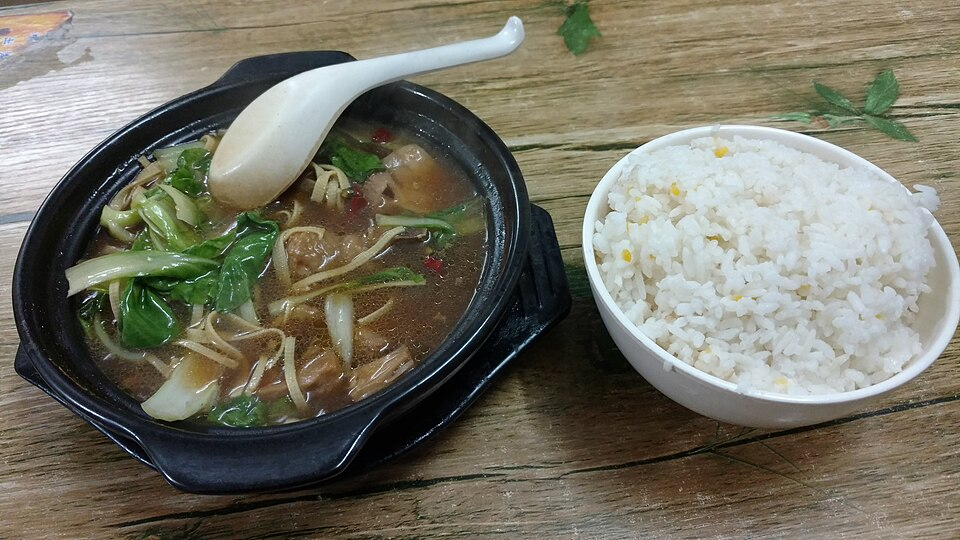
#> input picture images_food/food_01.jpg, 960 x 540 px; its folder holds only this picture in this run
$ python optimize_images.py
#> lines starting #> are read from the running program, lines starting #| are printed output that depends on the picture
"""Build the committed, same-origin food thumbnails (requires Pillow with WebP).

The original JPEGs stay intact for backups, shares and image-error recovery.
Run from any directory: python scripts/optimize_images.py
"""

import json
import argparse
from pathlib import Path

from PIL import Image, ImageOps, features

ROOT = Path(__file__).resolve().parents[1]
SOURCE = ROOT / "images_food"
OUTPUT = SOURCE / "optimized"
WIDTHS = ((160, 74), (480, 79), (768, 77), (960, 81))


def main():
    parser = argparse.ArgumentParser(description=__doc__)
    parser.add_argument('--width', type=int, choices=[width for width, _ in WIDTHS], help='Only rebuild this display size')
    args = parser.parse_args()
    if not features.check("webp"):
        raise SystemExit("Pillow needs WebP support to build the food assets.")
    OUTPUT.mkdir(exist_ok=True)
    originals = sorted(SOURCE.glob("food_*.jpg"))
    sizes = {str(width): 0 for width, _ in WIDTHS}
    for source in originals:
        with Image.open(source) as raw:
#> raw is the input picture: PIL image 960x540 RGB; mean R, G, B 117.3, 115.4, 101.6
            photo = ImageOps.exif_transpose(raw).convert("RGB")
            for width, quality in WIDTHS:
                target = OUTPUT / f"{source.stem}-{width}.webp"
                if args.width is not None and width != args.width:
                    if target.exists():
                        sizes[str(width)] += target.stat().st_size
                    continue
                # The UI already crops food to a centered photo window. Baking
                # that crop avoids transferring/decompressing hidden pixels.
                resized = ImageOps.fit(photo, (width, width * 3 // 4), Image.Resampling.LANCZOS)
                resized.save(target, "WEBP", quality=quality, method=6)
                # A 768px image covers a typical phone hero at ~2x density.
                # Bound unusually noisy photographs instead of making every
                # mobile visitor download the large desktop rendition.
                while width == 768 and target.stat().st_size > 86_000 and quality > 40:
                    quality -= 5
                    resized.save(target, "WEBP", quality=quality, method=6)
                sizes[str(width)] += target.stat().st_size
#> this loop made 4 passes
#> pass 1, in main, `resized = ImageOps.fit(photo, (width, width * 3 // 4), Image.Resamplin..`:
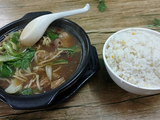
#> resized: PIL image 160x120 RGB; mean R, G, B 111.3, 109.9, 94.6
#> pass 2, in main, `resized = ImageOps.fit(photo, (width, width * 3 // 4), Image.Resamplin..`:
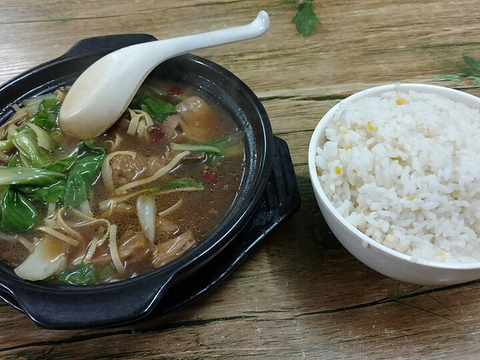
#> resized: PIL image 480x360 RGB; mean R, G, B 111.3, 109.9, 94.6
#> after the loop, sizes = {'160': 3826, '480': 31322, '768': 59822, '960': 91052}
    report = {
        "count": len(originals),
        "originalBytes": sum(p.stat().st_size for p in originals),
        "variantBytes": sizes,
        "format": "WebP",
        "crop": "centered 4:3",
        "widths": [width for width, _ in WIDTHS],
    }
    (OUTPUT / "manifest.json").write_text(json.dumps(report, indent=2) + "\n", encoding="utf-8")
    print(json.dumps(report))
#| {"count": 1, "originalBytes": 146710, "variantBytes": {"160": 3826, "480": 31322, "768": 59822, "960": 91052}, "format": "WebP", "crop": "centered 4:3", "widths": [160, 480, 768, 960]}


if __name__ == "__main__":
    main()

$ run again, on images_food/food_05.jpg
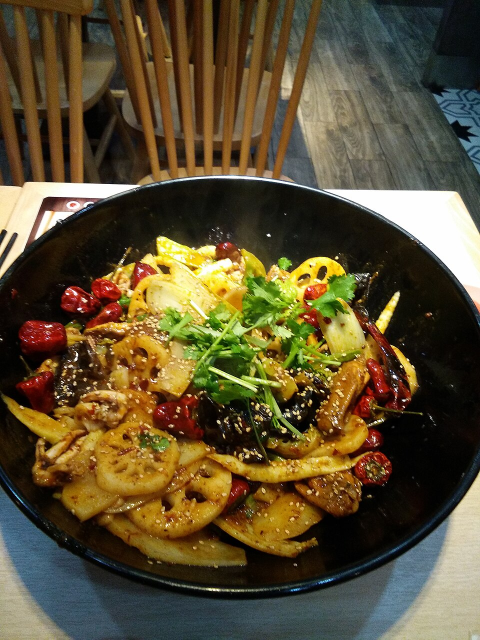
#> input picture images_food/food_05.jpg, 960 x 1280 px (shown at 1/2 size)
#> in main, raw is the input picture: PIL image 960x1280 RGB; mean R, G, B 93, 79.8, 50.1
#> the loop in main, `for width, quality in WIDTHS:` made 4 passes
#> pass 1, in main, `resized = ImageOps.fit(photo, (width, width * 3 // 4), Image.Resamplin..`:
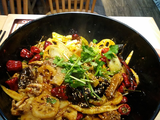
#> resized: PIL image 160x120 RGB; mean R, G, B 102.4, 84.4, 45.5
#> after the loop in main, `for width, quality in WIDTHS:`:
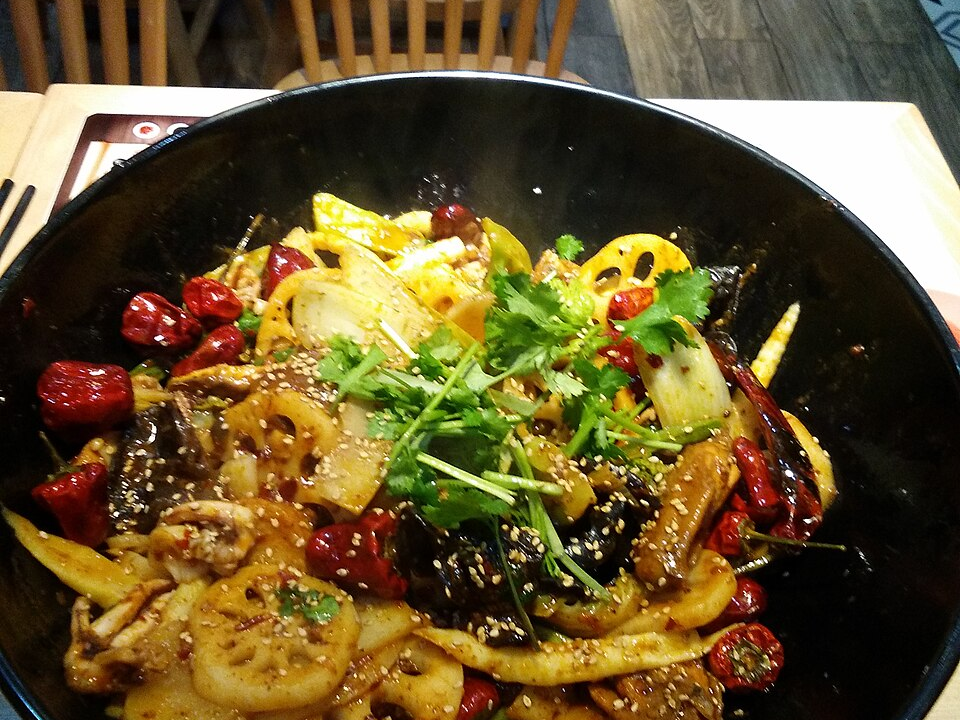
#> resized: PIL image 960x720 RGB; mean R, G, B 102.5, 84.4, 45.5
#> after the loop in main, `for width, quality in WIDTHS:`: sizes = {'160': 5684, '480': 36212, '768': 69412, '960': 122450}
#| {"count": 1, "originalBytes": 335320, "variantBytes": {"160": 5684, "480": 36212, "768": 69412, "960": 122450}, "format": "WebP", "crop": "centered 4:3", "widths": [160, 480, 768, 960]}

$ run again, on images_food/food_06.jpg
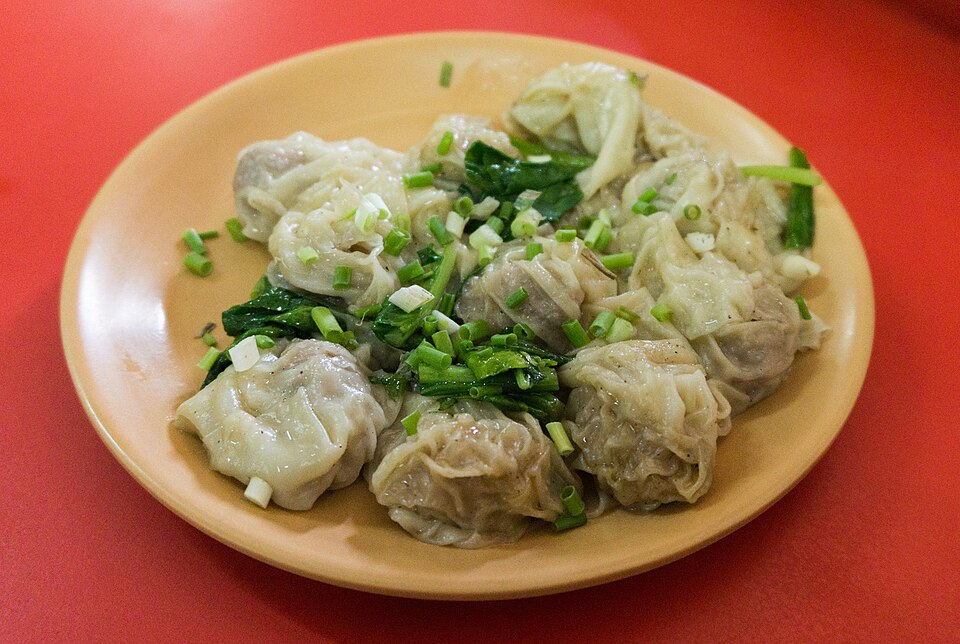
#> input picture images_food/food_06.jpg, 960 x 644 px
#> in main, raw is the input picture: PIL image 960x644 RGB; mean R, G, B 167.5, 107.5, 74.6
#> the loop in main, `for width, quality in WIDTHS:` made 4 passes
#> pass 1, in main, `resized = ImageOps.fit(photo, (width, width * 3 // 4), Image.Resamplin..`:
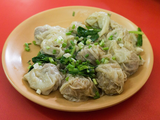
#> resized: PIL image 160x120 RGB; mean R, G, B 163.9, 113.1, 77.8
#> pass 2, in main, `resized = ImageOps.fit(photo, (width, width * 3 // 4), Image.Resamplin..`:
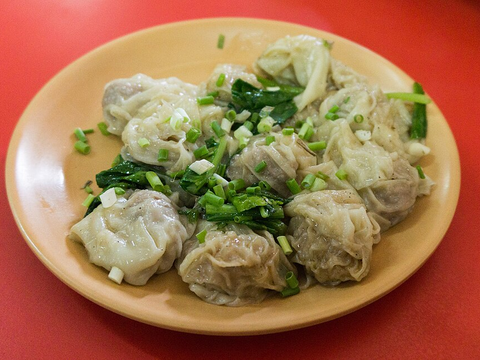
#> resized: PIL image 480x360 RGB; mean R, G, B 163.9, 113.1, 77.8
#> after the loop in main, `for width, quality in WIDTHS:`: sizes = {'160': 3376, '480': 20204, '768': 46304, '960': 87558}
#| {"count": 1, "originalBytes": 150349, "variantBytes": {"160": 3376, "480": 20204, "768": 46304, "960": 87558}, "format": "WebP", "crop": "centered 4:3", "widths": [160, 480, 768, 960]}

$ run again, on images_food/food_02.jpg
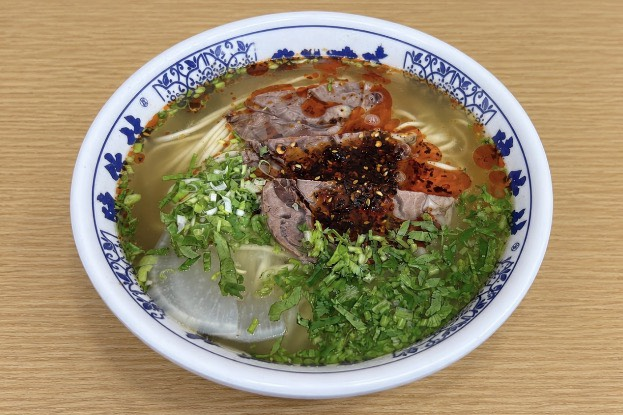
#> input picture images_food/food_02.jpg, 623 x 415 px
#> in main, raw is the input picture: PIL image 623x415 RGB; mean R, G, B 156.7, 140.7, 110.7
#> the loop in main, `for width, quality in WIDTHS:` made 4 passes
#> pass 1, in main, `resized = ImageOps.fit(photo, (width, width * 3 // 4), Image.Resamplin..`:
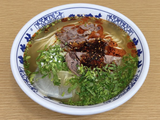
#> resized: PIL image 160x120 RGB; mean R, G, B 152.3, 138.4, 110.3
#> after the loop in main, `for width, quality in WIDTHS:`:
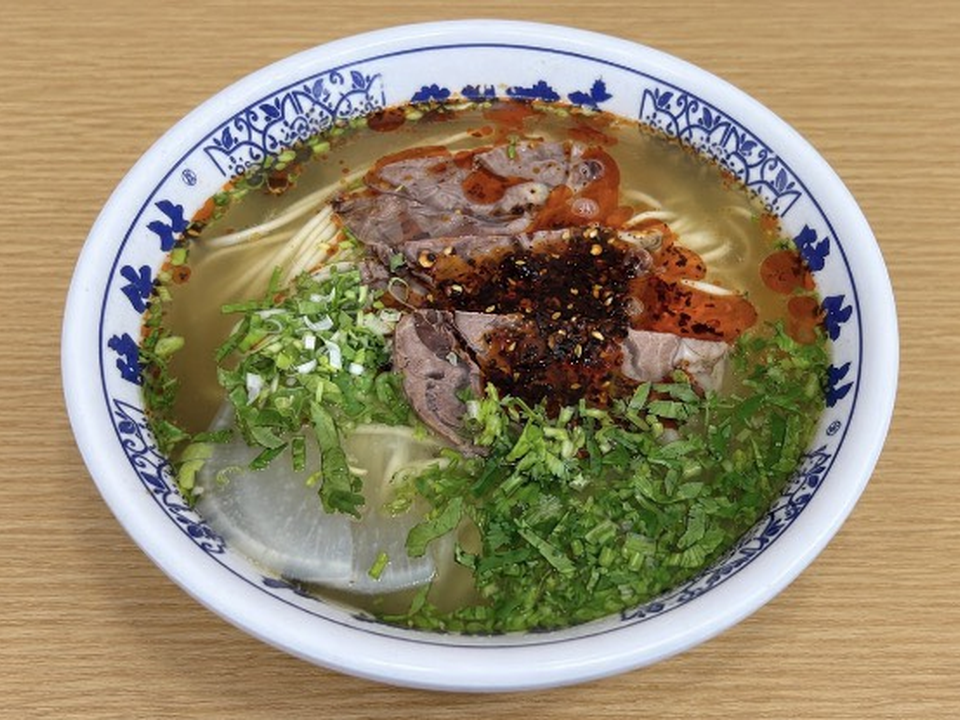
#> resized: PIL image 960x720 RGB; mean R, G, B 152.3, 138.4, 110.4
#> after the loop in main, `for width, quality in WIDTHS:`: sizes = {'160': 4536, '480': 34254, '768': 58666, '960': 87976}
#| {"count": 1, "originalBytes": 94702, "variantBytes": {"160": 4536, "480": 34254, "768": 58666, "960": 87976}, "format": "WebP", "crop": "centered 4:3", "widths": [160, 480, 768, 960]}
